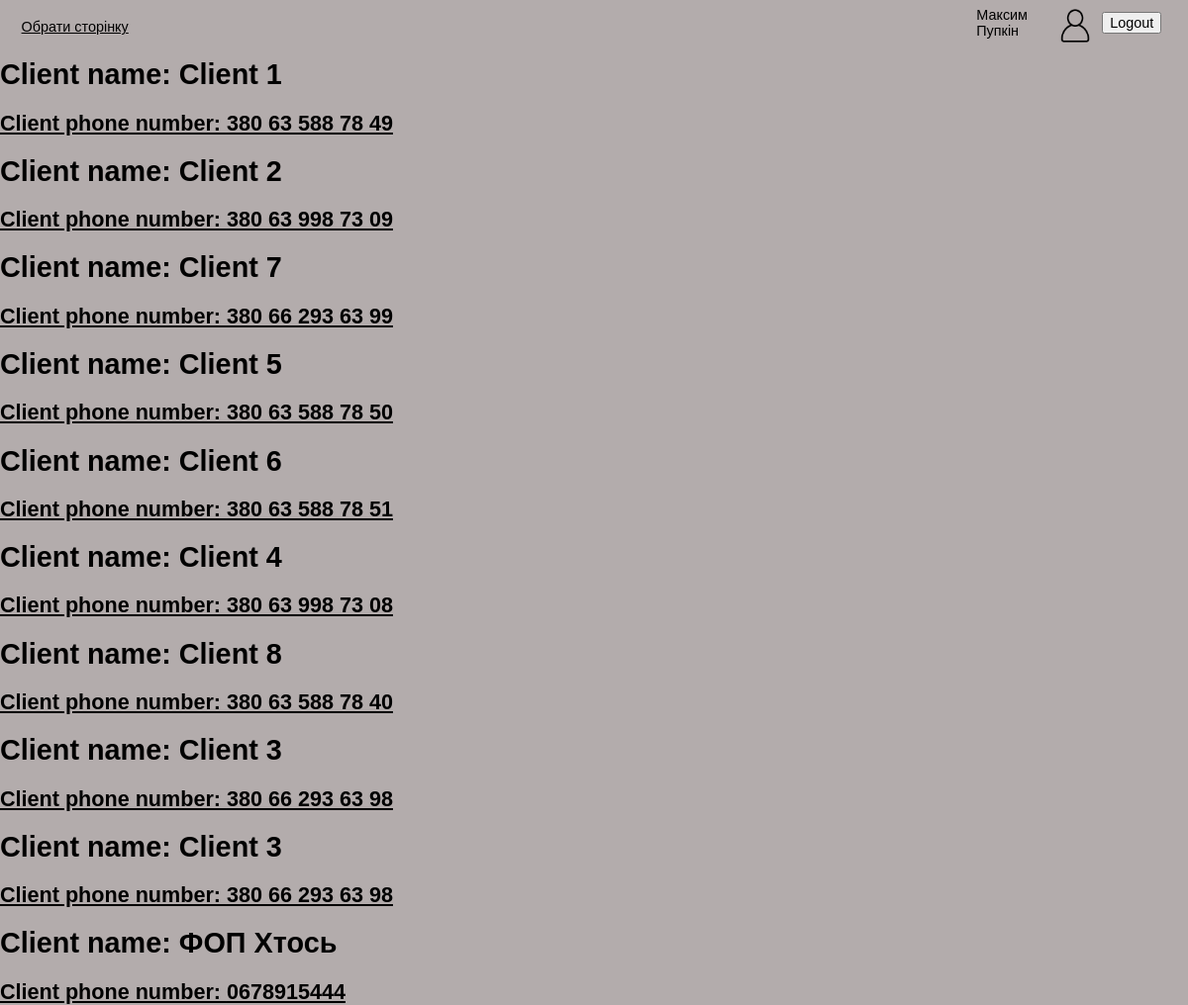
The app's page /clients-info/ (signed in) with its own data.
### accounts/models.py (models this page shows, shortened)
class CustomUser(AbstractUser):
    phone_number = models.CharField(max_length=20, null=True, blank=True)

### delivery_app/models.py (models this page shows, shortened)
class Client(models.Model):
    name = models.CharField(max_length=100, unique=True)
    phone_number = models.CharField(max_length=20, unique=True)
    created_at = models.DateField(auto_now_add=True)
    class Meta:
        ordering = ['orders__created_at']

### delivery_app/views.py (the view)
# urls.py: path('clients-info/', views.ClientsInfoView.as_view(), name='clients-info'),
class ClientsInfoView(LoginRequiredMixin, ListView):
    model = models.Client
    context_object_name = 'clients'
    template_name = 'delivery_app/clients_info.html'

### templates/delivery_app/clients_info.html
{% extends 'base.html' %}
{% block content %}
    {% for client in clients %}
        <h1>Client name: {{ client.name }}</h1>
        <h2>Client phone number: {{ client.phone_number }}</h2>
    {% endfor %}
{% endblock %}

### templates/header_new.html (shortened to what this page needs)
{% load static %}
<header>
    <div class="dropdown">
        <button class="dropdown-toggle">Обрати сторінку</button>
    </div>
    <section>
        <p>{{ request.user.first_name }} {{ request.user.last_name }}</p>
        <img class="person" src="{% static 'img/person.png' %}">
        <form id="logout" action='{% url "logout" %}' method="post">
            <button type="submit">Logout</button>
        </form>
    </section>
</header>

### static/css/style.css (style rules this page uses)
body { width: 100%; height:100vh; margin:0; background-color: #B3ACAC; color:#000000; font-family: Arial, Helvetica, sans-serif; font-size:1.2vw; }
header { width: 100%; height: 5vh; top:0; margin: 0; padding: 0; display: flex; justify-content: space-between; }
button { font-family: Arial, Helvetica, sans-serif; font-size: 1.2vw; }
.dropdown { position: relative; display: inline-block; margin: 0.5em 1.5em; padding: 0; }
.dropdown-toggle { background-color: #B3ACAC; color: rgb(0, 0, 0); border: none; margin: 0 ; padding: 0; cursor: pointer; min-width: 10vh; min-height: 5vh; text-decoration-line: underline; }
section { display: flex; justify-content: left; margin: 0; padding: 0; }
img { width: 6vh; height: 6.5vh; margin: 0; }
.person { margin-right: 0.2em; }
form, .form, .detail { width:50%; margin: 2em auto; padding: 0.5em; background-color: rgba(255, 255, 255, 0.62); border-radius: 1.5vh; }
label, p { display:block; margin:0.5em 0; }
h2 { text-decoration-line: underline; }
#logout { margin-top: 0.8em; margin-right: 0.3em; padding: 0; }

### records on screen
CustomUser: user.first_name "Максим", user.last_name "Пупкін"
Client: name "Client 1", phone_number "380 63 588 78 49"
Client: name "Client 2", phone_number "380 63 998 73 09"
Client: name "Client 7", phone_number "380 66 293 63 99"
Client: name "Client 5", phone_number "380 63 588 78 50"
Client: name "Client 6", phone_number "380 63 588 78 51"
Client: name "Client 4", phone_number "380 63 998 73 08"
Client: name "Client 8", phone_number "380 63 588 78 40"
Client: name "Client 3", phone_number "380 66 293 63 98"
Client: name "ФОП Хтось", phone_number "0678915444"
